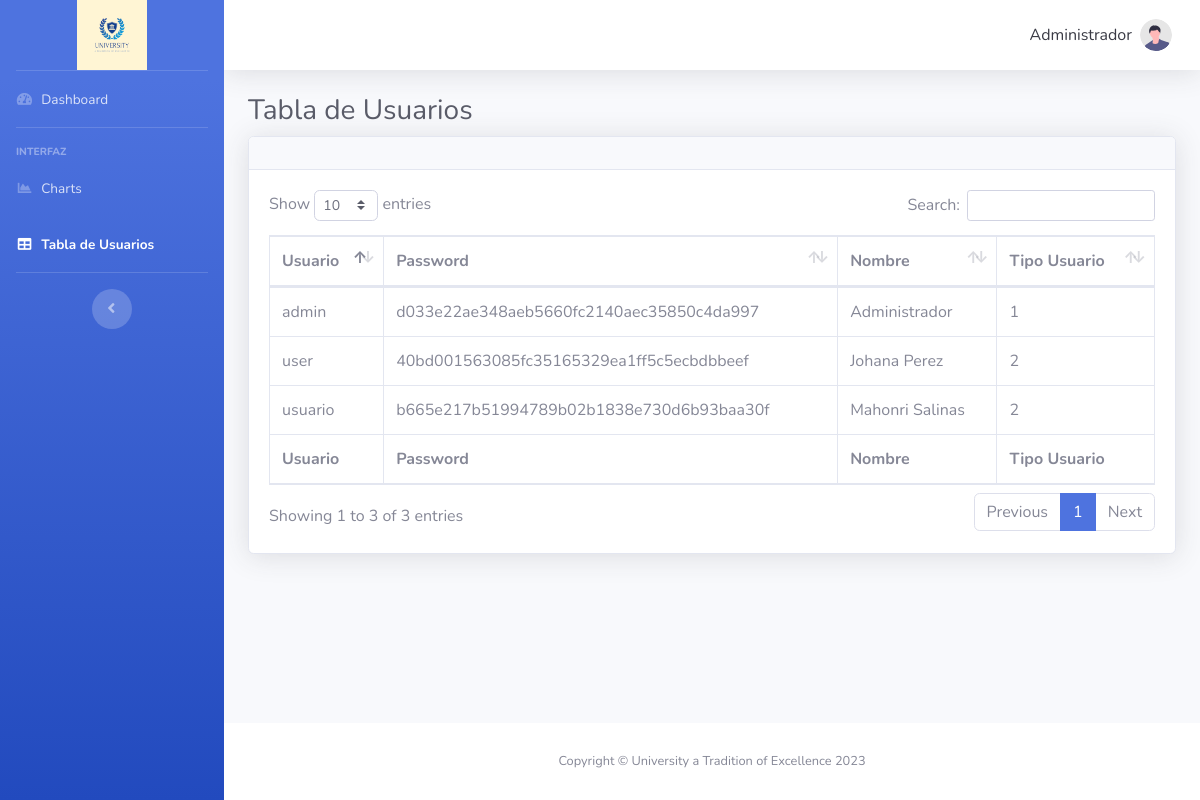
/table_admin.php (signed in), run on the app's committed database.
### tables this page shows
CREATE TABLE IF NOT EXISTS `usuarios` (
  `id` int NOT NULL AUTO_INCREMENT,
  `usuario` varchar(40) NOT NULL,
  `password` varchar(50) NOT NULL,
  `nombre` varchar(80) NOT NULL,
  `tipo_usuario` int NOT NULL,
  PRIMARY KEY (`id`)
);

### table_admin.php (the view, shortened to what this page needs)
<?php
require 'conexion.php';
$id = $_SESSION['id'];
$tipo_usuario = $_SESSION['tipo_usuario'];
if ($tipo_usuario == 1) {
	$where = "";
} else if ($tipo_usuario == 2) {
	$where = "WHERE id=$id";
}
$sql = "SELECT * FROM usuarios $where";
$resultado = $mysqli->query($sql);
?>
<!DOCTYPE html>
<html lang="en">
<head>
	<link href="vendor/fontawesome-free/css/all.min.css" rel="stylesheet" type="text/css">
	<link href="css/sb-admin-2.min.css" rel="stylesheet">
	<link href="vendor/datatables/dataTables.bootstrap4.min.css" rel="stylesheet">
</head>
<body id="page-top">
	<div id="wrapper">
		<ul class="navbar-nav bg-gradient-primary sidebar sidebar-dark accordion" id="accordionSidebar">
			<a class="sidebar-brand d-flex align-items-center justify-content-center" href="index.html">
				<div class="sidebar-brand-icon">
					<img src="./img/University-Logo.png" alt="logo" height="70px" width="70px">
				</div>
			</a>
			<hr class="sidebar-divider my-0">
			<li class="nav-item">
				<a class="nav-link" href="dashboard.php">
					<i class="fas fa-fw fa-tachometer-alt"></i>
					<span>Dashboard</span></a>
			</li>
			<hr class="sidebar-divider">
			<div class="sidebar-heading">
				Interfaz
			</div>
			<li class="nav-item">
				<a class="nav-link" href="charts.php">
					<i class="fas fa-fw fa-chart-area"></i>
					<span>Charts</span></a>
			</li>
			<li class="nav-item active">
				<a class="nav-link" href="table_admin.php">
					<i class="fas fa-fw fa-table"></i>
					<span>Tabla de Usuarios</span></a>
			</li>
			<hr class="sidebar-divider d-none d-md-block">
			<div class="text-center d-none d-md-inline">
				<button class="rounded-circle border-0" id="sidebarToggle"></button>
			</div>
		</ul>
		<div id="content-wrapper" class="d-flex flex-column">
			<div id="content">
				<nav class="navbar navbar-expand navbar-light bg-white topbar mb-4 static-top shadow">
					<ul class="navbar-nav ml-auto">
						<li class="nav-item dropdown no-arrow">
							<a class="nav-link dropdown-toggle" href="#" id="userDropdown" role="button" data-toggle="dropdown" aria-haspopup="true" aria-expanded="false">
								<span class="mr-2 d-none d-lg-inline text-gray-900 big">Administrador</span>
								<img class="img-profile rounded-circle" src="img/undraw_profile.svg">
							</a>
						</li>
					</ul>
				</nav>
				<div class="container-fluid">
					<h1 class="h3 mb-2 text-gray-800">Tabla de Usuarios</h1>
					<div class="card shadow mb-4">
						<div class="card-header py-3">
						</div>
						<div class="card-body">
							<div class="table-responsive">
								<table class="table table-bordered" id="dataTable" width="100%" cellspacing="0">
									<thead>
										<tr>
											<th>Usuario</th>
											<th>Password</th>
											<th>Nombre</th>
											<th>Tipo Usuario</th>
										</tr>
									</thead>
									<tfoot>
										<tr>
											<th>Usuario</th>
											<th>Password</th>
											<th>Nombre</th>
											<th>Tipo Usuario</th>
										</tr>
									</tfoot>
									<tbody>
										<?php while ($row = $resultado->fetch_assoc()) { ?>
											<tr>
												<td><?php echo $row['usuario']; ?></td>
												<td><?php echo $row['password']; ?></td>
												<td><?php echo $row['nombre']; ?></td>
												<td><?php echo $row['tipo_usuario']; ?></td>
											</tr>
										<?php } ?>
									</tbody>
								</table>
							</div>
						</div>
					</div>
				</div>
			</div>
			<footer class="sticky-footer bg-white">
				<div class="container my-auto">
					<div class="copyright text-center my-auto">
						<span>Copyright &copy; University a Tradition of Excellence 2023</span>
					</div>
				</div>
			</footer>
		</div>
	</div>
</body>
</html>

### data on the page
usuarios: usuario "admin", password "d033e22ae348aeb5660fc2140aec35850c4da997", nombre "Administrador", tipo_usuario "1"
usuarios: usuario "usuario", password "b665e217b51994789b02b1838e730d6b93baa30f", nombre "Mahonri Salinas", tipo_usuario "2"
usuarios: usuario "user", password "40bd001563085fc35165329ea1ff5c5ecbdbbeef", nombre "Johana Perez", tipo_usuario "2"
